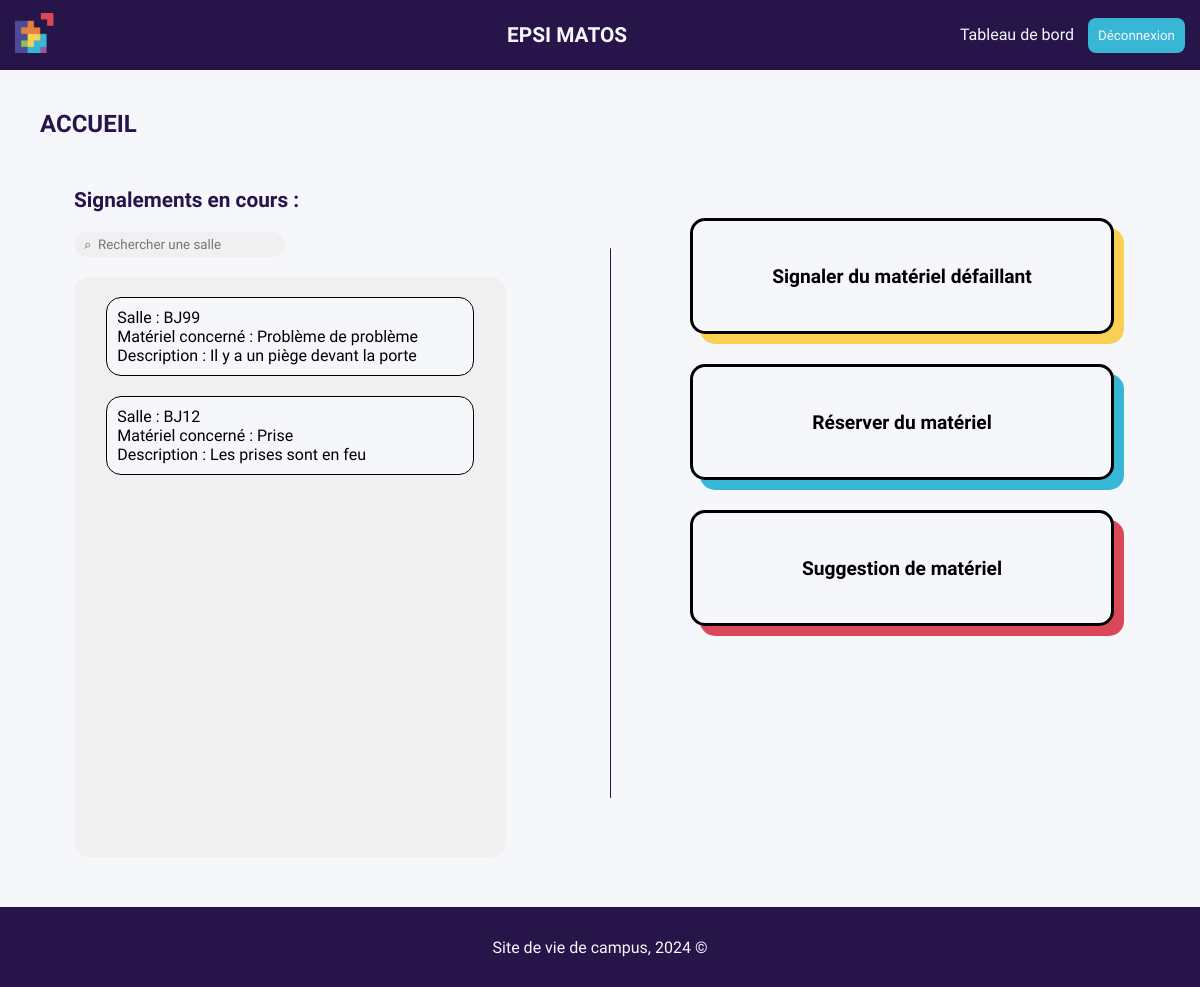
/ (signed in), run on an earlier commit of the app's database.
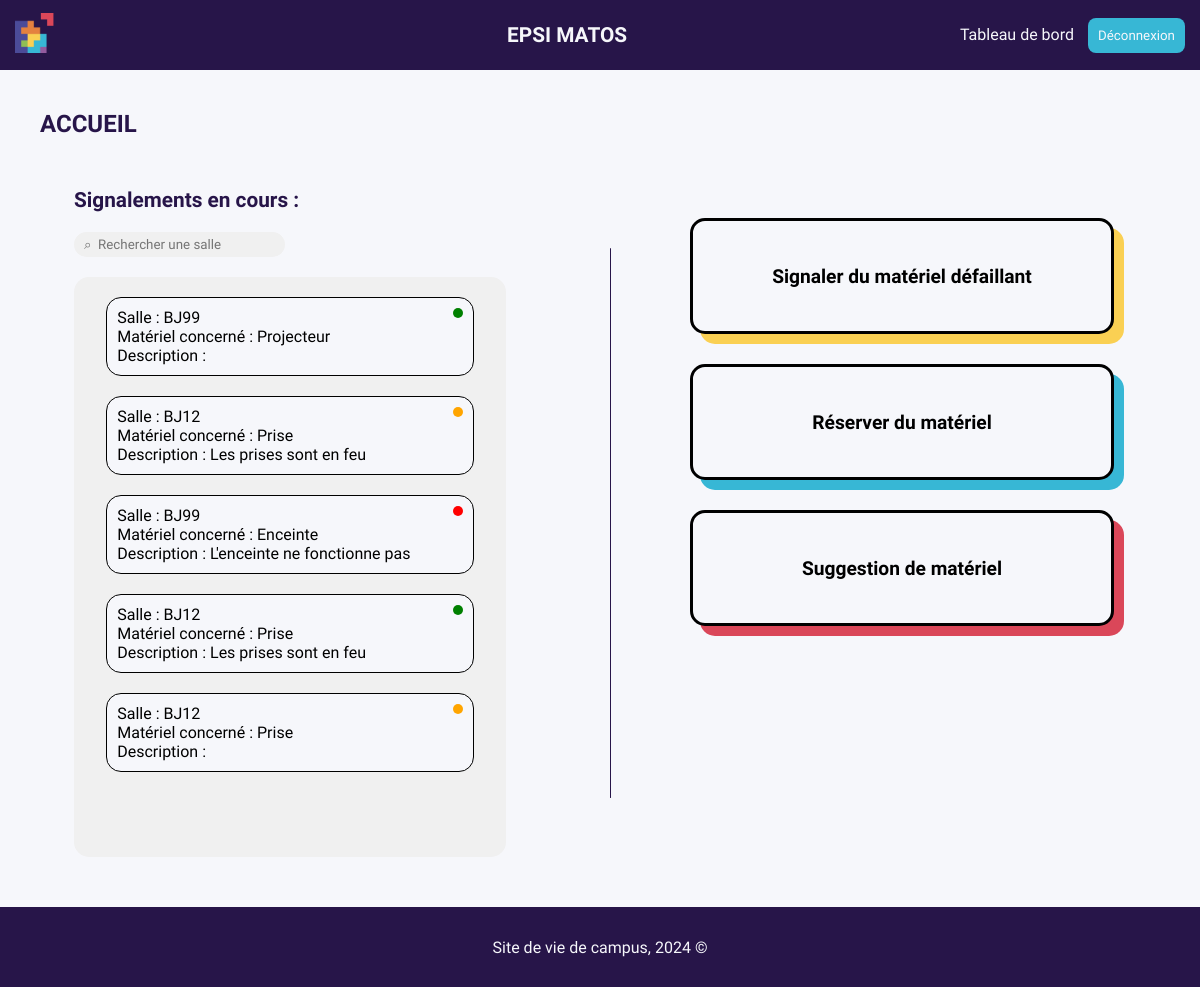
And on a later commit of the database.
### tables this page shows
CREATE TABLE signalement(
    id INTEGER PRIMARY KEY AUTOINCREMENT,
    titre TEXT NOT NULL,
    salle TEXT NOT NULL,
    description TEXT NOT NULL,
    etat TEXT NOT NULL,
    id_user INTEGER,
    FOREIGN KEY (id_user) REFERENCES user(id)
);

### controllers/main_controller.py (the view)
@main_bp.route('/')
def ReadBDD():
    if 'authentifie' in session and session['authentifie']:
        data = get_tickets()
        return render_template('home.html', data=data)
    else:
        return redirect('/sign_in')

### models/main_model.py (called while the page is built)
def get_tickets():
    conn = sqlite3.connect('database/database.db')
    cursor = conn.cursor()
    cursor.execute('SELECT titre, salle, description, etat FROM signalement')
    data = cursor.fetchall()
    conn.close()
    return data

### templates/home.html (shortened to what this page needs)
<!DOCTYPE html>
<html lang="fr">
  <head>
    <link
      rel="stylesheet"
      type="text/css"
      href="{{ url_for('static', filename='css/header.css') }}"
    />
    <link
      rel="stylesheet"
      type="text/css"
      href="{{ url_for('static', filename='css/home.css') }}"
    />
</head>
<body>
    {% include 'header.html' %}
    <div class="page-title">ACCUEIL</div>
    <div id="home-container">
      <div id="left-section">
        <div id="left-items-container">
          <p>Signalements en cours :</p>
          <input
            class="searchbar"
            type="text"
            placeholder="⌕  Rechercher une salle"
            oninput="filterReports()"
          />
          <div id="list-reports">
            {% for row in data %}
            <div id="report" data-room="{{ row[1].lower() }}">
              <div id="report-first-row">
                Salle : {{ row[1] }}
                <div id="status-color" class="{{ row[3] }}"></div>
              </div>
              <div>Matériel concerné : {{ row[0] }}</div>
              <div>Description : {{ row[2] }}</div>
            </div>
            {% endfor %}
          </div>
        </div>
      </div>
      <div id="home-links">
        <a href="/report">
          <div class="custom-container" id="reports-bloc">
            Signaler du matériel défaillant
          </div>
        </a>
        <a href="/reservation">
          <div class="custom-container" id="bookings-bloc">
            Réserver du matériel
          </div>
        </a>
        <a href="/suggestion">
          <div class="custom-container" id="suggestions-bloc">
            Suggestion de matériel
          </div>
        </a>
      </div>
    </div>
  </body>
  <footer>{% include 'footer.html' %}</footer>
</html>

What changed in the data, as far as the page shows it:
changed signalement: etat "Ouvert" → "ferme" (drawn); titre "Problème de problème" → "Projecteur"; description "Il y a un piège devant la porte" → (not shown)
changed signalement (number 2 of 5 on the later page): etat "Ouvert" → "en-cours" (drawn)
added signalement: salle "BJ99", titre "Enceinte", description "L'enceinte ne fonctionne pas"
added signalement: salle "BJ12", titre "Prise", description "Les prises sont en feu"
added signalement: salle "BJ12", titre "Prise"
